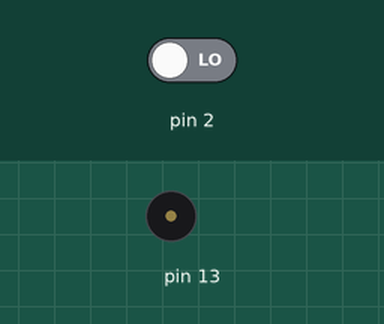
This sketch was run on a simulated Arduino Uno, built with avr-gcc and run on an emulated ATmega328P. Shown: buzzer (waves = sounding). Inputs (shaded band) come from the test bench; at power-on: pin 2 LOW.

Above: at 1.2 s.
1.3 s: pin 2 driven HIGH
At 2.3 s:
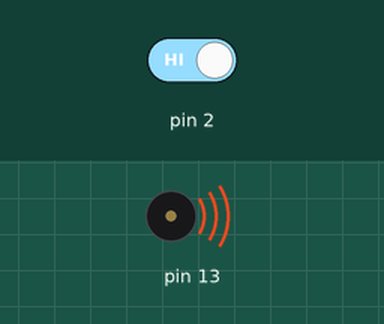
2.8 s: pin 2 driven LOW
At 3.4 s:
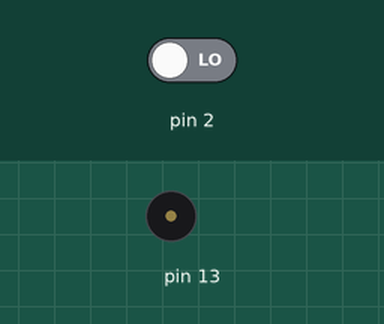
Timing chart, 0 to 5.8 s (numbered marks = the images above; inputs shaded):
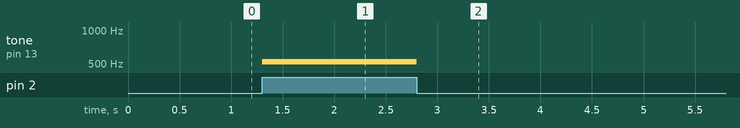

Measured:
- after the input at 1.3 s, tone on pin 13: silent → 523 Hz at once
- after the input at 2.8 s, tone on pin 13: 523 Hz → silent at once

The sketch:

Code_file-doorbell_with_buzzer.ino
```cpp
int reading;
void setup()
{
  pinMode(13, OUTPUT);
  pinMode(2,INPUT);
}

void loop()
{
  reading=digitalRead(2);

  if(reading==1)
  { tone(13, 523, 1000); // play tone 60 (C5 = 523 Hz)
  }

  else
    noTone(13);

}
```
